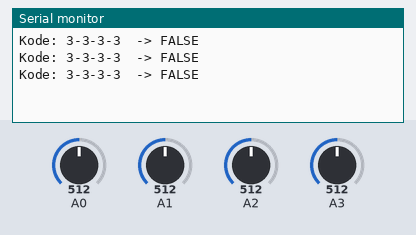
A sketch run on a simulated Arduino Uno, built with avr-gcc and run on an emulated ATmega328P. Shown: the last lines printed to the serial monitor. The inputs (shaded band) are chosen by the test bench; at power-on: A0 = 512, A1 = 512, A2 = 512, A3 = 512.

Above: at 1.3 s.
1.4 s: A0 set to 716
At 1.9 s:
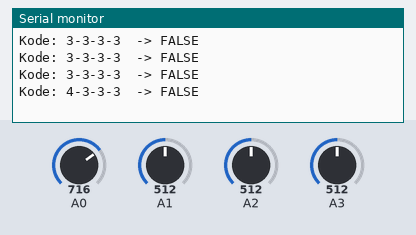
2.9 s: A1 set to 716
At 3.4 s:
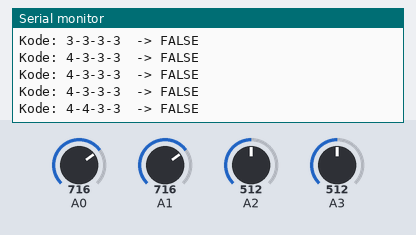
4.4 s: A2 set to 716
At 4.9 s:
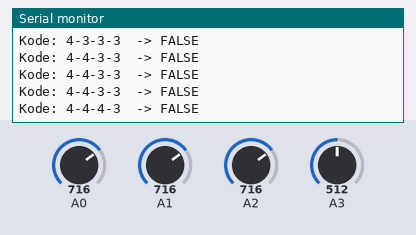
5.9 s: A3 set to 716
At 6.4 s:
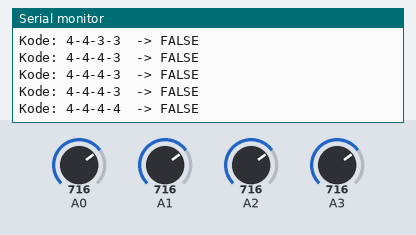
7.4 s: A0 set to 992
At 7.9 s:
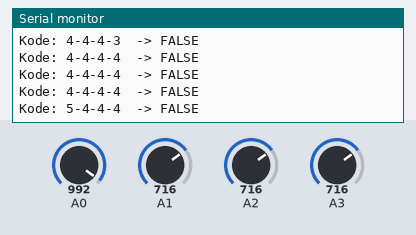
8.9 s: A1 set to 992
At 9.4 s:
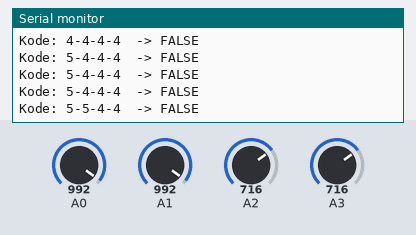
Timing chart, 0 to 11.4 s (numbered marks = the images above; inputs shaded):
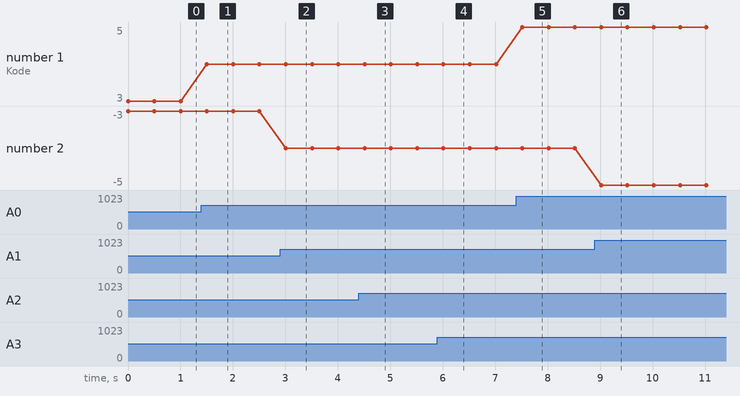

Measured:
- after the input at 1.4 s, the serial monitor: prints a new line after 0.10 s (image 1)
- after the input at 2.9 s, the serial monitor: prints a new line after 0.11 s (image 2)
- after the input at 4.4 s, the serial monitor: prints a new line after 0.11 s (image 3)
- after the input at 5.9 s, the serial monitor: prints a new line after 0.11 s (image 4)
- after the input at 7.4 s, the serial monitor: prints a new line after 0.12 s (image 5)
- after the input at 8.9 s, the serial monitor: prints a new line after 0.12 s (image 6)
- plotted number 1: 3 → 4 after the input at 1.4 s, 4 → 5 after the input at 7.4 s
- plotted number 2: -3 → -4 after the input at 2.9 s, -4 → -5 after the input at 8.9 s

The sketch:

rotary_kode21.ino
```cpp
// Analog pins
const int rotary1 = A0;
const int rotary2 = A1;
const int rotary3 = A2;
const int rotary4 = A3;

// HER SÆTTER I DEN RIGTIGE KODE
int correctCode[4] = { 3, 1, 6, 2 };

void setup() {
  Serial.begin(9600);
}

int readRotary(int pin) {
  int value = analogRead(pin);

  // Del 0-1023 op i 6 intervaller
  int number = map(value, 0, 1023, 1, 6);

  // Sørg for at den altid er mellem 1 og 6
  number = constrain(number, 1, 6);

  return number;
}

void loop() {
  int code[4];

  code[0] = readRotary(rotary1);
  code[1] = readRotary(rotary2);
  code[2] = readRotary(rotary3);
  code[3] = readRotary(rotary4);

  // Print koden
  Serial.print("Kode: ");
  Serial.print(code[0]);
  Serial.print("-");
  Serial.print(code[1]);
  Serial.print("-");
  Serial.print(code[2]);
  Serial.print("-");
  Serial.print(code[3]);

  // Tjek om den er korrekt
  bool correct = true;

  for (int i = 0; i < 4; i++) {
    if (code[i] != correctCode[i]) {
      correct = false;
    }
  }

  if (correct) {
    Serial.println("  -> TRUE");
  } else {
    Serial.println("  -> FALSE");
  }

  delay(500);  // lille pause
}
```
